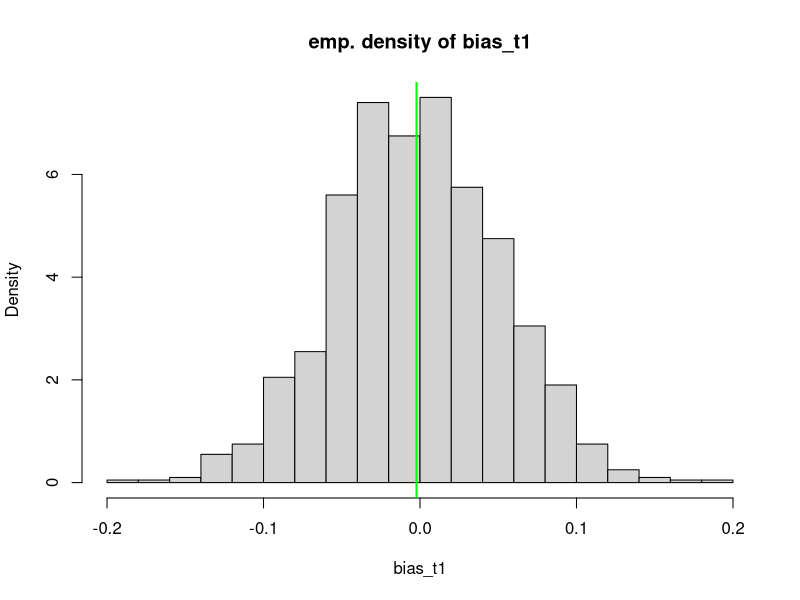
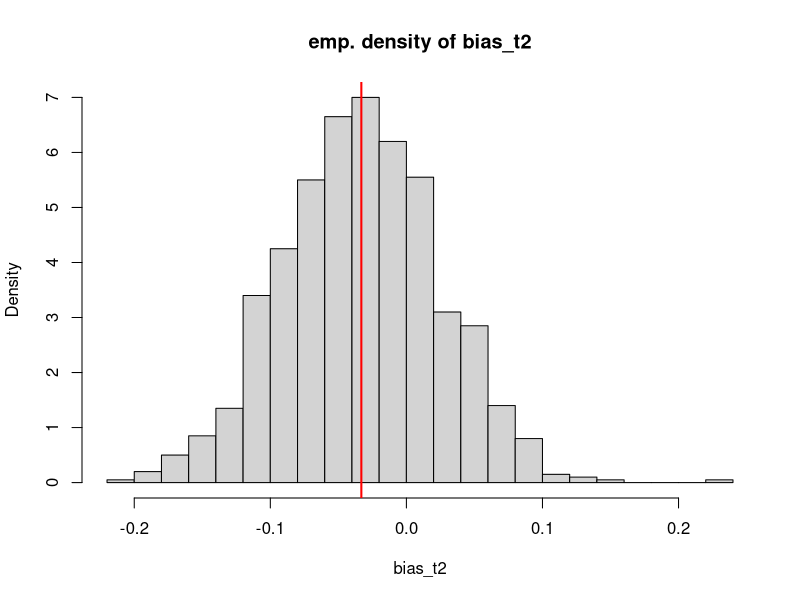
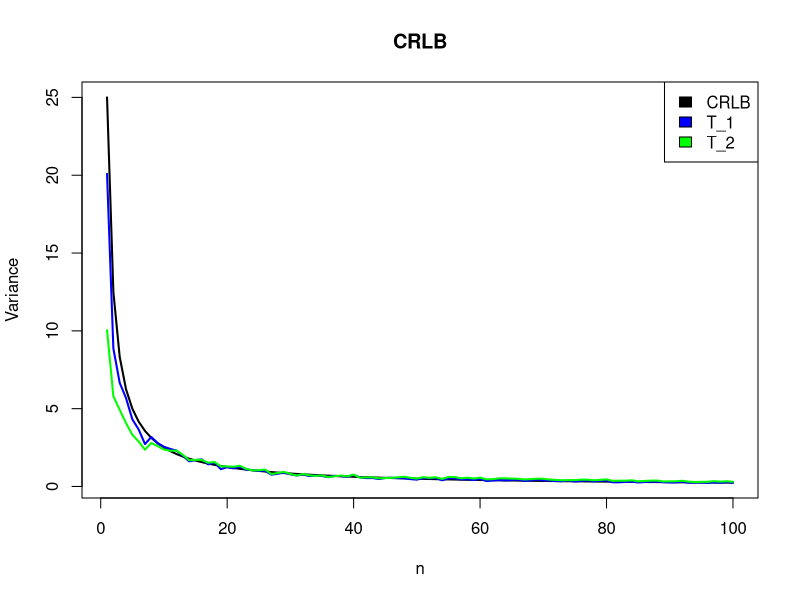
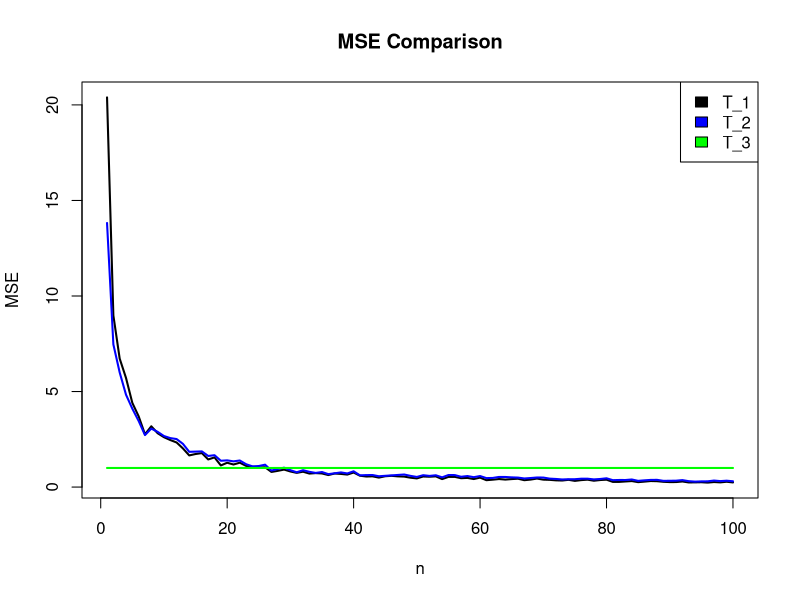

Source code (R) for these figures, in order:
## ---- chunk 1
T_1 = function(sample){
  mean(sample)
}

T_2 = function(sample){
  sqrt(0.5*mean(sample^2))
}
## ---- chunk 2
bias = function(x, w){
  mean(x)-w
}

MSE = function(x, w){
  mean((x-w)^2)
}
## ---- chunk 3
# Parameters
n     = 100   # sample size of RN~Exp(theta)
N_MC  = 100   # Repetitions of the simualtion
theta = 5     # true parameter value
seed  = 666   # seed of your choice

# Estimate the mean
set.seed(seed)
sample = replicate(N_MC, T_1(rexp(n, rate = 1/theta)))

# Compute and compare the MSE formulas
MSE_1 = MSE(sample, theta)
MSE_2 = bias(sample, theta)^2 + var(sample)

abs(MSE_1 - MSE_2)

# Answer here
# ???
## ---- chunk 4
# Added parameter
N_MC_2 = 1000  # Repetitions of the 2nd simulation (basically the sample size)

# Compute the samples 
set.seed(seed)
bias_t1 = replicate(N_MC_2,bias(replicate(N_MC, T_1(rexp(n, rate = 1/theta))), theta))
set.seed(seed)
bias_t2 = replicate(N_MC_2,bias(replicate(N_MC, T_2(rexp(n, rate = 1/theta))), theta))

# Plot 1
hist(bias_t1, breaks = 'Scott', probability = T, main = 'emp. density of bias_t1')
abline(v = mean(bias_t1), col = 'green', lwd = 2)
# Plot 2
hist(bias_t2, breaks = 'Scott', probability = T, main = 'emp. density of bias_t2')
abline(v = mean(bias_t2), col = 'red', lwd = 2)

# Answer here
## ---- chunk 5
# parameter
n = 1:100

vari_1 = replicate(length(n), NA)
vari_2 = replicate(length(n), NA)

for (i in n){
  set.seed(seed)
  vari_1[i] = var(replicate(N_MC, T_1(rexp(i, rate = 1/theta))))
  set.seed(seed)
  vari_2[i] = var(replicate(N_MC, T_2(rexp(i, rate = 1/theta))))
}

plot(n, theta^2/n, type = "l", col = "black", lwd = 2, ylab = "Variance", main = "CRLB")
lines(n, vari_1, lwd = 2, col = "blue")
lines(n, vari_2, lwd = 2, col = "green")
legend("topright", legend = c("CRLB", "T_1", "T_2"), fill = c("black", "blue", "green"))

# Answer here
## ---- chunk 6
T_3 = function(sample){
  6
}
## ---- chunk 7
# Parameter
n = 1:100

# Vectors for later
mse_1 = replicate(length(n), NA)
mse_2 = replicate(length(n), NA)
mse_3 = replicate(length(n), NA)

for (i in n){
  set.seed(seed)
  mse_1[i] = MSE(replicate(N_MC, T_1(rexp(i, rate = 1/theta))), theta)
  set.seed(seed)
  mse_2[i] = MSE(replicate(N_MC, T_2(rexp(i, rate = 1/theta))), theta)
  set.seed(seed)
  mse_3[i] = MSE(replicate(N_MC, T_3(rexp(i, rate = 1/theta))), theta)
}

# Plots
plot(n, mse_1, type = "l", col = "black", lwd = 2, ylab = "MSE", main = "MSE Comparison")
lines(n, mse_2, lwd = 2, col = "blue")
lines(n, mse_3, lwd = 2, col = "green")
legend("topright", legend = c("T_1", "T_2", "T_3"), fill = c("black", "blue", "green"))
## ---- chunk 8
# Answer here
